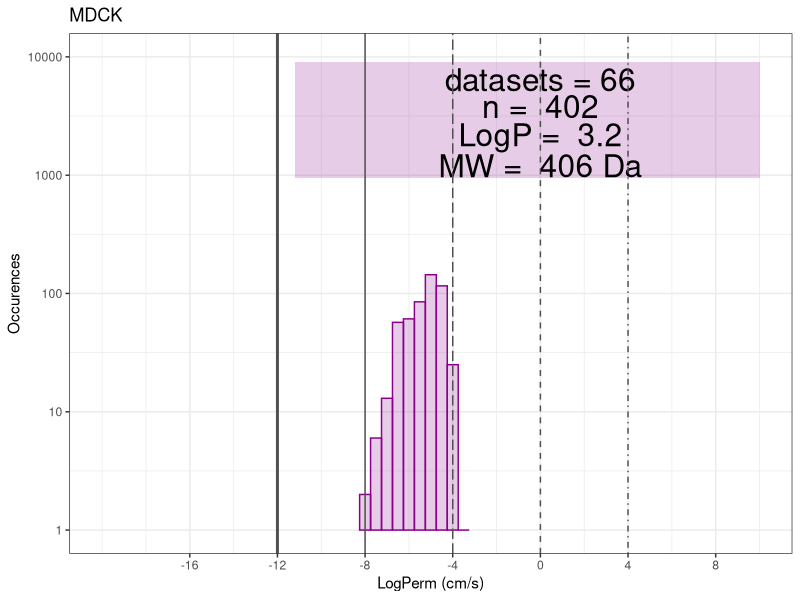

Recreate this plot in R. (Note: this script raises an error after producing the figure.)
# Install required packages
install.packages("ggpubr")
install.packages("dplyr")
install.packages("tidyverse")

# Load packages
library(tidyverse)
library(dplyr)
library(ggplot2)
library(grid)

# Load MolMeDB dataset
data <- read.csv("inputs/prepared_MolMeDB_dataset.csv", header = TRUE, sep = ";")

config = rev(within(list(), {
  method_groups   = c("PerMM", "COSMOperm", "BLM", "CACO-2", "MDCK", "PAMPA")
  method_labels   = c("PerMM", "COSMOperm", "BLM/Liposomes","CACO-2", "MDCK", "PAMPA")
  # Plot colors
  colors          = list("PerMM" = 'goldenrod', 
                         "COSMOperm" = "forestgreen", 
                         "BLM" = "gray0", 
                         "PAMPA" = "deepskyblue", 
                         "CACO-2" = "deeppink3", 
                         "MDCK" = "darkmagenta")
}))


for(group_i in 1: length(config$method_groups))
{
  group = config$method_groups[[group_i]]
  label = config$method_labels[[group_i]]
  # load data
  g_data <- subset(data, method_label == group)
  
  molecules = g_data[!duplicated(g_data[ , c("SMILES")]), ]
 
  if(group != "PAMPA")
  {
    plotData <- ggplot(g_data, aes(x=LogPerm_molmedb_value)) +
           annotate("rect", xmin = -11.2, xmax = 10, ymin = 950, ymax = 9000, alpha = 0.2, fill = config$colors[[group]]) +
           annotate("text", x=0, y=6400, label= paste("datasets =", length(unique(g_data$primary_reference))), size=8) +
           annotate("text", x=0, y=3800, label= paste(c("n = "),sep= " ", collaps = length(unique(g_data$SMILES))), size=8) +
           annotate("text", x=0, y=2200, label= paste(c("LogP = "),sep= " ", collaps = round(mean(molecules$LogP, na.rm = TRUE), digits = 1)), size=8) +
           annotate("text", x=0, y=1200, label= paste(c("MW = "),sep= " ", collaps = round(mean(molecules$MW, na.rm=TRUE), digits = 1), paste(c("Da"))), size=8) +
           theme_bw()+
           labs(title = label, x = "LogPerm (cm/s)", y = "Occurences")+
           geom_histogram(alpha = 0.2, fill= config$colors[[group]], color = config$colors[[group]], binwidth = 0.5) +
           scale_y_log10(lim = c(1,10000)) +
           scale_x_continuous(lim = c(-20,10), breaks = c(-16, -12, -8, -4, 0, 4, 8, 12))+
           geom_vline(xintercept = c(-12), color = "gray31", size = 1)+
           geom_vline(xintercept = c(-8), color = "gray31", size = 0.5)+
           geom_vline(xintercept = c(-4), color = "gray31", size = 0.5, linetype = "longdash")+
           geom_vline(xintercept = c(0), color = "gray31", size = 0.5, linetype = "dashed")+
           geom_vline(xintercept = c(4), color = "gray31", size = 0.5, linetype = "dotdash")
  }
  else
  {
    plotData<-ggplot(g_data, aes(x=LogPerm_molmedb_value, fill = method, color = method)) +
          theme_bw()+
          geom_histogram(alpha = 0.2, binwidth = 0.5) +
          labs(title = "PAMPA (<span style = 'color:lightskyblue3;'>app.</span>) / (<span style = 'color:navy;'>intr.</span>)")+
          labs(x = "LogPerm (cm/s)", y = "Occurences")+
          theme(text = element_text(size = 25)) +
          scale_y_log10(lim = c(1,10000)) +
          scale_color_manual(values=c("lightskyblue3", "navy"))+
          scale_fill_manual(values=c("lightskyblue", "navy"))+
          scale_x_continuous(lim = c(-20,10), breaks = c(-16, -12, -8, -4, 0, 4, 8, 12))+
          geom_vline(xintercept = c(-12), color = "gray31", size = 1)+
          geom_vline(xintercept = c(-8), color = "gray31", size = 0.5)+
          geom_vline(xintercept = c(-4), color = "gray31", size = 0.5, linetype = "longdash")+
          geom_vline(xintercept = c(0), color = "gray31", size = 0.5, linetype = "dashed")+
          geom_vline(xintercept = c(4), color = "gray31", size = 0.5, linetype = "dotdash") +
          theme(legend.position="none") +
          theme(plot.title = element_markdown()) +
          annotate("rect", xmin = -20, xmax = -7, ymin = 920, ymax = 8500, alpha = 0.2, fill = "deepskyblue")+
          annotate("text", x= -13.5, y=6400, label= paste(c("datasets = "),sep= " ", collaps = length(unique(g_data$primary_reference))), size=7.5)+
          annotate("text", x= -13.5, y=3800, label= paste(c("n = "),sep= " ", collaps = length(unique(g_data$SMILES))), size=7.5)+
          annotate("text", x= -13.5, y=2200, label= paste(c("LogP = "),sep= " ", collaps = round(mean(molecules$LogP, na.rm = TRUE))), size=7.5) +
          annotate("text", x= -13.5, y=1200, label= paste(c("MW = "),sep= " ", collaps = round(mean(molecules$MW, na.rm=TRUE), digits = 1), paste(c("Da"))), size=7.5)
  }
  pdf(file=paste("outputs/histograms/", group, ".pdf", sep=""),
      width=16,
      height = 12)
  
  plotData
  
  dev.off()
}


